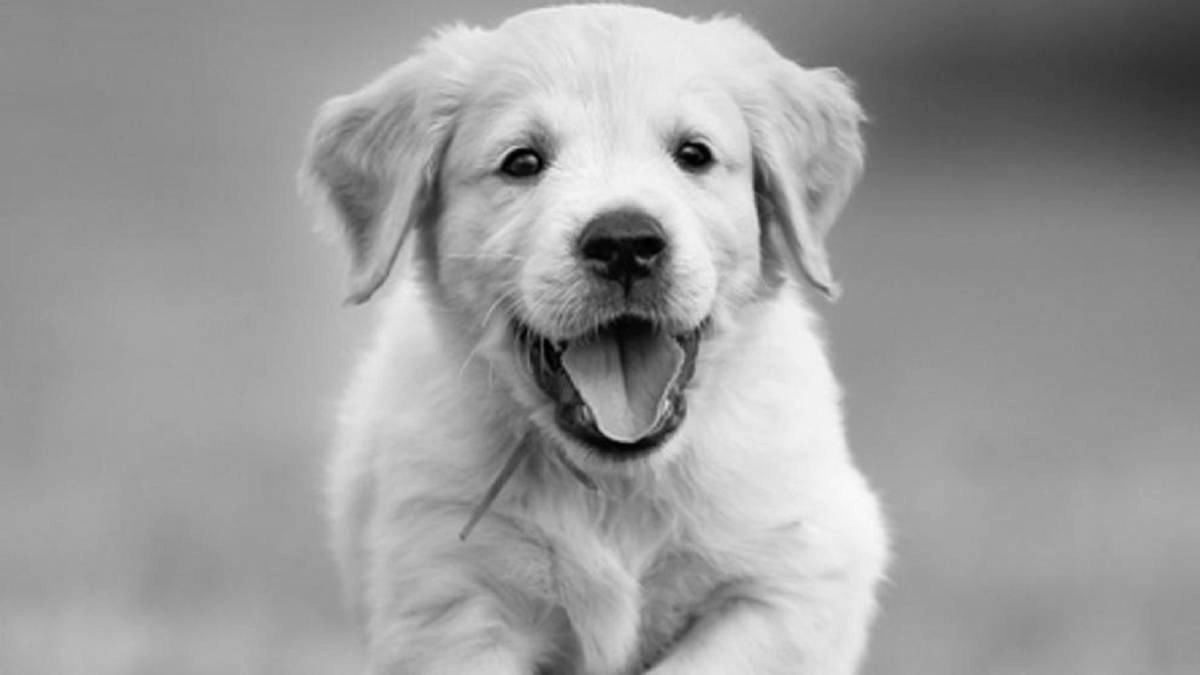
#> input picture Tarea 2/Problema 3/doggy_gris.jpg, 1200 x 675 px
$ jupyter execute 'Problema 3.ipynb'
#> lines starting #> are read from the running program, lines starting #| are printed output that depends on the picture
https://www.uv.es/gpoei/eng/Pfc_web/generalidades/grises/grey.htm

https://www.lpi.tel.uva.es/~nacho/docencia/ing_ond_1/trabajos_03_04/sonificacion/cabroa_archivos/conversiongrises.html

http://jbekios.blogspot.com/2011/09/tips-tres-algoritmos-para-convertir-una.html

[cell 1]
import numpy as np ## para las matrices y vectores o tensores

[cell 2]
import cv2 ## jalando open cv carga y lee imagenes

[cell 3]
import sys ## para sacar de memoria o sacar el programa

[cell 4]
import matplotlib.pyplot as plt

[cell 5]
from mpl_toolkits.mplot3d import Axes3D

[cell 6]
## creando la fucion
def main(imagen):
#> called with imagen = 'doggy_gris.jpg'
    imgStr = imagen ## creo un objeto y le asigno un valor string con el nombre de la imagen
    img = cv2.imread(imgStr) ## creo un nuevo objeto que va a leer la imagen creada en la fila de arriba
#> img is the input picture: shape (675, 1200, 3); min 0, max 251, mean 156.1

    ## tamañao de la imagen
    alto = img.shape[0]
#> alto = 675
    ancho = img.shape[1]
#> ancho = 1200
    canales = img.shape[2]
#> canales = 3


    ## cubo de ceros con las dimensiones de la imagen
    ## se pondra 1 pues se trabajara sobre la imagen a blanco y negro
    ## 1 solo canal
    gris = np.zeros((alto,ancho))

    ## llenado de gris la imagen
    for i in range(alto):
        for j in range(ancho):
            pixel = img[i,j] ## extraigo de la imagen en la posicion i, j, el pixel
            pixel_gris = pixel[0]
            gris[i,j] = pixel_gris


    ## incio de la grafica
    xv = np.arange(1200)
    yv = np.arange(675)

    ## se crea el grid
    # creamos el grid con las coordenadas en el plano x,y
    xx,yy = np.meshgrid(xv,yv)

    ## creo la figura
    fig = plt.figure()

    ## la asocio
    ax = fig.add_subplot(1,1,1,projection='3d')

    ## la grafico
    ax.contour(xx,yy,gris)
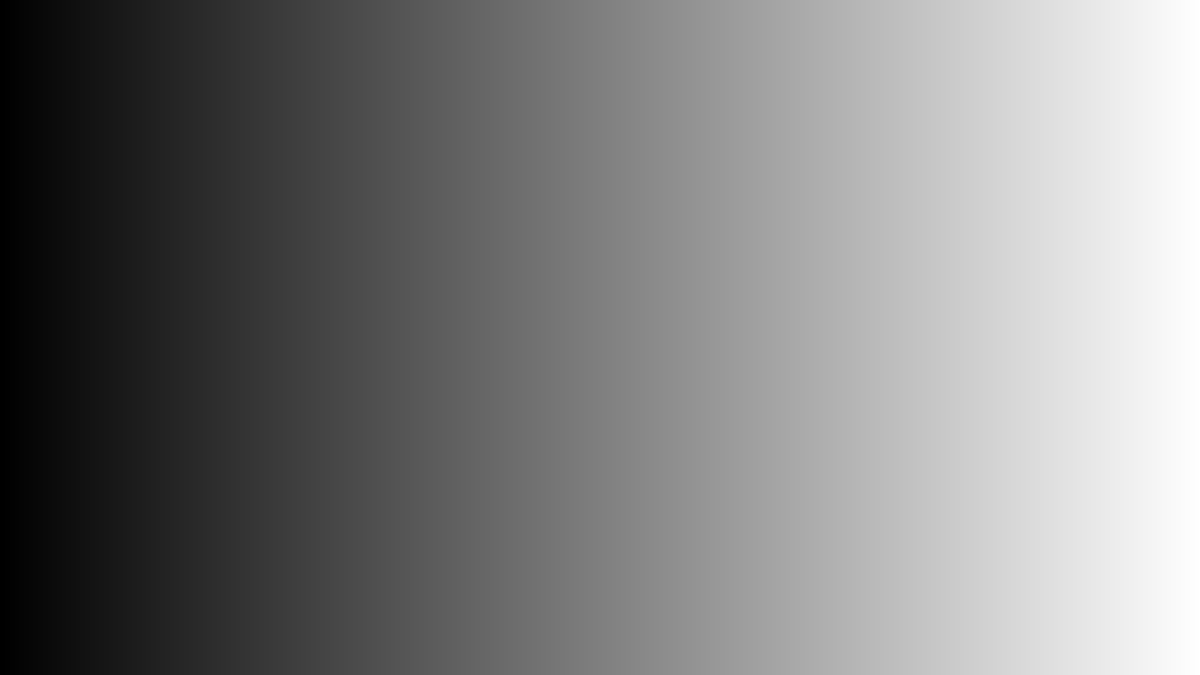
#> xx: shape (675, 1200) int64; min 0, max 1199, mean 599.5; drawn with min black and max white

    plt.show()
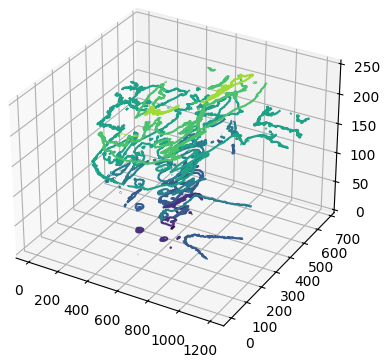
#> figure drawn by matplotlib, 1 panel
